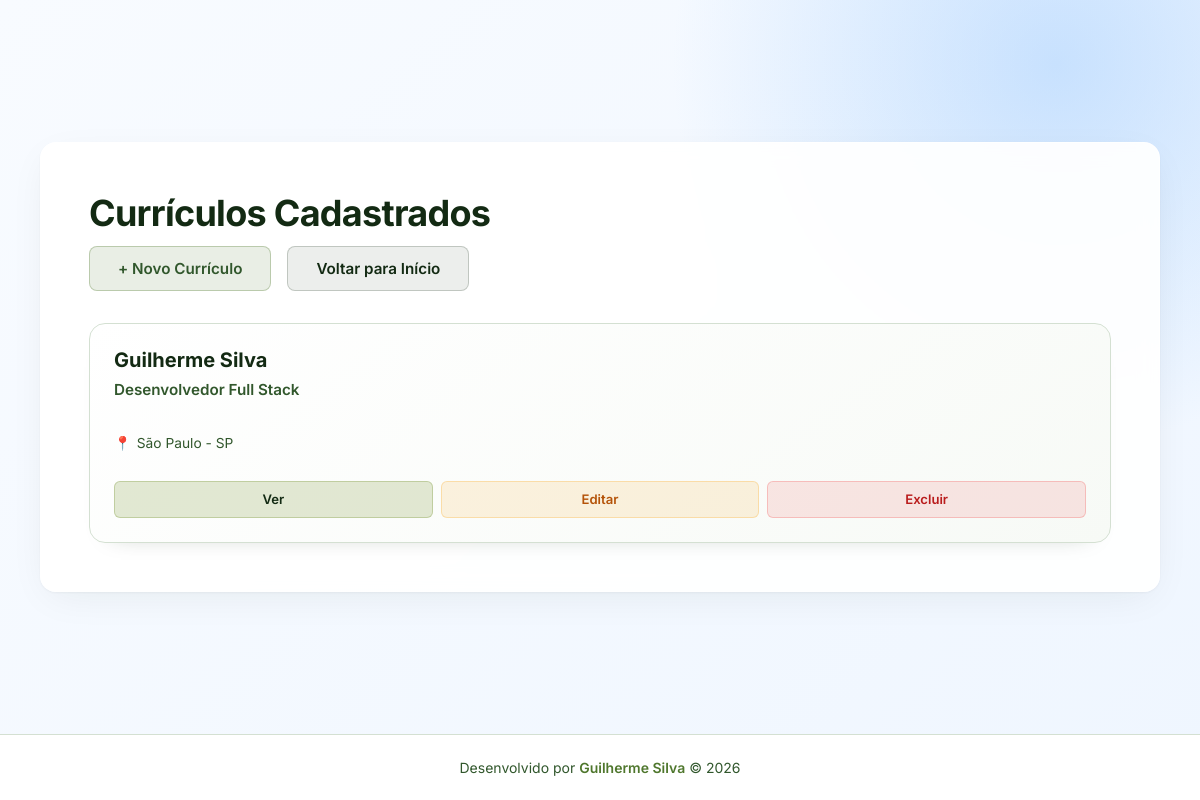
Before: /listar.php with the older database file.
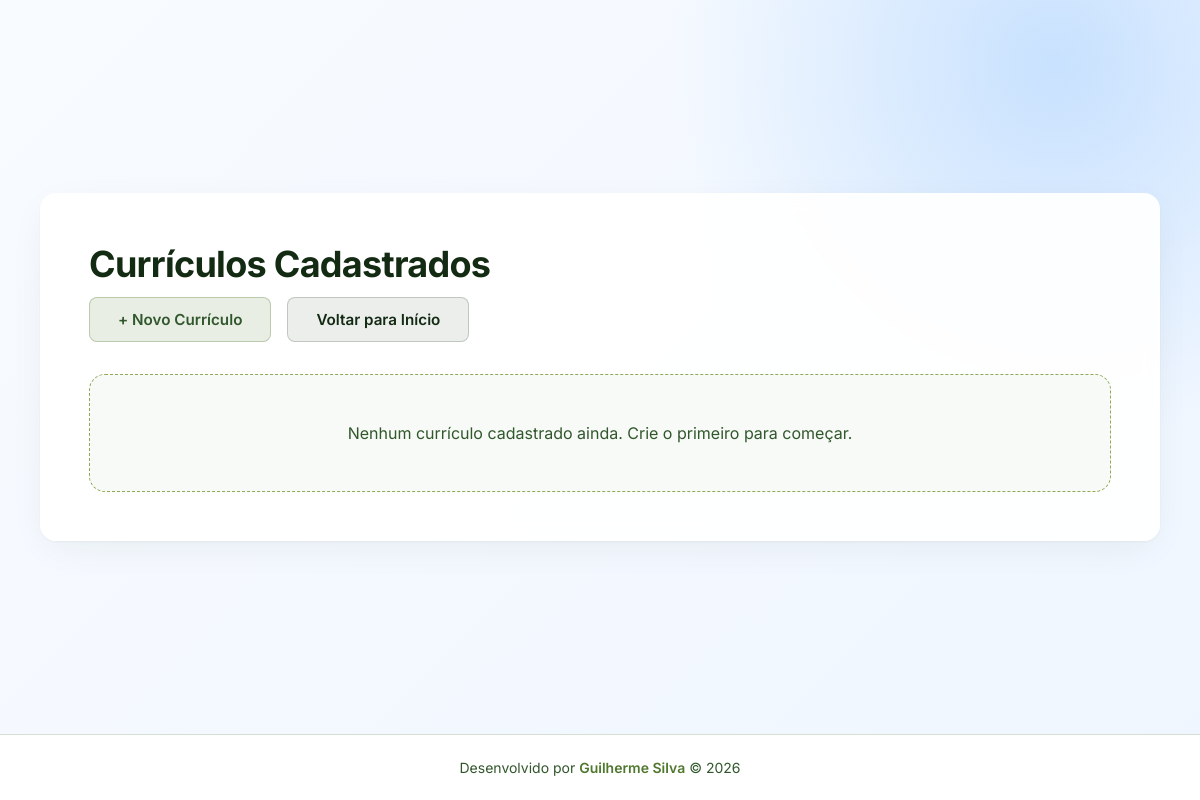
After: the same page with the newer database file.
### tables this page shows
CREATE TABLE dados_pessoais (
    id INT AUTO_INCREMENT PRIMARY KEY,
    nome VARCHAR(150) NOT NULL,
    cargo VARCHAR(120) NOT NULL,
    resumo TEXT,
    objetivo TEXT,
    nascimento DATE,
    cidade VARCHAR(100),
    estado VARCHAR(100),
    created_at TIMESTAMP DEFAULT CURRENT_TIMESTAMP,
    updated_at TIMESTAMP DEFAULT CURRENT_TIMESTAMP ON UPDATE CURRENT_TIMESTAMP
);

### config/crud.php (called while the page is built, shortened)
<?php
function readAll($pdo, $table, $where = null) {
    $sql = "SELECT * FROM $table";
    return $pdo->query($sql)->fetchAll(PDO::FETCH_ASSOC);
}

### listar.php (the view, shortened to what this page needs)
<?php
require_once("config/conexao.php");
require_once("config/crud.php");
$curriculos = readAll($pdo, "dados_pessoais");
?>
<!DOCTYPE html>
<html lang="pt-BR">
<head>
    <link rel="stylesheet" href="css/style.css">
</head>
<body class="pagina-listagem">
<main>
    <section class="conteiner-app conteiner-listagem">
        <h1 class="titulo-pagina">Currículos Cadastrados</h1>
        <nav class="grupo-botoes acoes-listagem" aria-label="Ações da listagem">
            <a href="cadastrar.php" class="botao">+ Novo Currículo</a>
            <a href="index.php" class="botao botao-secundario">Voltar para Início</a>
        </nav>
        <?php if (empty($curriculos)): ?>
            <p class="estado-vazio">Nenhum currículo cadastrado ainda. Crie o primeiro para começar.</p>
        <?php else: ?>
            <section class="grade-curriculos" aria-label="Currículos cadastrados">
                <?php foreach ($curriculos as $c): ?>
                    <article class="cartao-curriculo">
                        <h2 class="cartao-titulo"><?= htmlspecialchars($c['nome']) ?></h2>
                        <p class="cartao-subtitulo"><?= htmlspecialchars($c['cargo']) ?></p>
                        <p class="cartao-localizacao">
                            <span aria-hidden="true">📍</span>
                            <?= htmlspecialchars($c['cidade'] . ' - ' . $c['estado']) ?>
                        </p>
                        <nav class="cartao-acoes" aria-label="Ações para <?= htmlspecialchars($c['nome']) ?>">
                            <a href="visualizar.php?id=<?= $c['id'] ?>" class="botao-pequeno botao-ver">Ver</a>
                            <a href="editar.php?id=<?= $c['id'] ?>" class="botao-pequeno botao-editar">Editar</a>
                            <a href="excluir.php?id=<?= $c['id'] ?>" class="botao-pequeno botao-excluir" onclick="return confirm('Tem certeza que deseja excluir este currículo?');">Excluir</a>
                        </nav>
                    </article>
                <?php endforeach; ?>
            </section>
        <?php endif; ?>
    </section>
</main>
<footer role="contentinfo">
    <p class="footer-text">Desenvolvido por <strong>Guilherme Silva</strong> &copy; 2026</p>
</footer>
</body>
</html>

### css/style.css (style rules this page uses)
:root { --evergreen: #132a13; --hunter-green: #31572c; --fern: #4f772d; --palm-leaf: #90a955; --lime-cream: #ecf39e; }
* { margin: 0; padding: 0; box-sizing: border-box; font-family: 'Inter', sans-serif; }
body { background: linear-gradient(135deg, #f4f7f4 0%, #ebf1ea 100%); color: #2b3a2a; display: flex; flex-direction: column; justify-content: center; align-items: center; min-height: 100vh; }
main { flex: 1; display: flex; justify-content: center; align-items: center; width: 100%; padding: 2rem 1rem; }
.conteiner-app { width: 100%; max-width: 900px; background: rgba(255, 255, 255, 0.92); backdrop-filter: blur(10px); padding: 3rem; border-radius: 16px; box-shadow: 0 10px 40px -10px rgba(19, 42, 19, 0.08), 0 1px 3px rgba(19, 42, 19, 0.05); text-align: center; border: 1px solid rgba(255,255,255,0.6); transition: transform 0.3s ease; }
.titulo-pagina, .footer-title { color: var(--evergreen); margin-bottom: 1rem; font-size: 2.25rem; font-weight: 700; letter-spacing: -0.02em; }
.grupo-botoes { display: flex; justify-content: center; gap: 1rem; }
.botao { text-decoration: none; background: rgba(79, 119, 45, 0.12); color: var(--hunter-green); padding: 0.75rem 1.75rem; border-radius: 8px; font-weight: 600; font-size: 0.95rem; transition: all 0.2s ease; border: 1px solid rgba(79, 119, 45, 0.3); cursor: pointer; display: inline-flex; align-items: center; justify-content: center; }
.botao-secundario { background: rgba(19, 42, 19, 0.08); color: var(--evergreen); border: 1px solid rgba(19, 42, 19, 0.2); }
footer { width: 100%; text-align: center; padding: 1.5rem; color: var(--hunter-green); font-size: 0.875rem; border-top: 1px solid #d4e0d2; background: #fff; }
footer strong { color: var(--fern); font-weight: 600; }
.pagina-listagem { background: radial-gradient(circle at 88% 8%, rgba(147, 197, 253, 0.45), transparent 24rem), linear-gradient(135deg, #f8fbff 0%, #eff6ff 100%); }
.conteiner-listagem { max-width: 1120px; text-align: left; }
.conteiner-listagem > .titulo-pagina { margin-bottom: 0.65rem; }
.acoes-listagem { justify-content: flex-start; margin-bottom: 2rem; }
.estado-vazio { padding: 3rem 1.5rem; color: var(--hunter-green); text-align: center; border: 1px dashed var(--palm-leaf); border-radius: 1rem; background: #f7faf6; font-size: 1rem; }
.nome-curriculo, .cargo-curriculo, .titulo-secao, .titulo-item, .cartao-titulo, .cartao-subtitulo { margin: 0; }
.grade-curriculos { display: grid; grid-template-columns: repeat(auto-fit, minmax(250px, 1fr)); gap: 1.25rem; }
.cartao-curriculo { display: flex; min-height: 220px; flex-direction: column; padding: 1.5rem; overflow: hidden; border: 1px solid #d4e0d2; border-radius: 1rem; background: linear-gradient(145deg, #ffffff, #f7faf6); box-shadow: 0 12px 24px -24px rgba(19, 42, 19, 0.4); transition: transform 0.2s ease, box-shadow 0.2s ease, border-color 0.2s ease; }
.cartao-titulo { overflow: hidden; color: var(--evergreen); font-size: 1.25rem; font-weight: 700; line-height: 1.25; text-overflow: ellipsis; white-space: nowrap; }
.cartao-subtitulo { min-height: 2.6em; margin-top: 0.45rem; color: var(--hunter-green); font-size: 0.95rem; font-weight: 600; line-height: 1.35; }
.cartao-localizacao { display: flex; align-items: center; gap: 0.35rem; margin-top: 1rem; color: var(--hunter-green); font-size: 0.86rem; }
.cartao-acoes { display: grid; grid-template-columns: repeat(3, 1fr); gap: 0.5rem; margin-top: auto; padding-top: 1.25rem; }
.botao-pequeno { display: inline-flex; align-items: center; justify-content: center; min-height: 2.3rem; padding: 0.5rem 0.75rem; border: 1px solid transparent; border-radius: 6px; font-size: 0.82rem; font-weight: 600; text-decoration: none; transition: all 0.2s ease; }
.botao-ver { color: var(--evergreen); background: rgba(144, 169, 85, 0.25); border-color: rgba(144, 169, 85, 0.4); }
.botao-editar { color: #b45309; background: rgba(245, 158, 11, 0.12); border-color: rgba(245, 158, 11, 0.25); }
.botao-excluir { color: #b91c1c; background: rgba(239, 68, 68, 0.12); border-color: rgba(239, 68, 68, 0.25); }

Changed rows visible on the page:
removed dados_pessoais: nome "Guilherme Silva", cargo "Desenvolvedor Full Stack", cidade+estado "São Paulo - SP"
Other visible differences:
text now shown: "Nenhum currículo cadastrado ainda. Crie o primeiro para começar."
